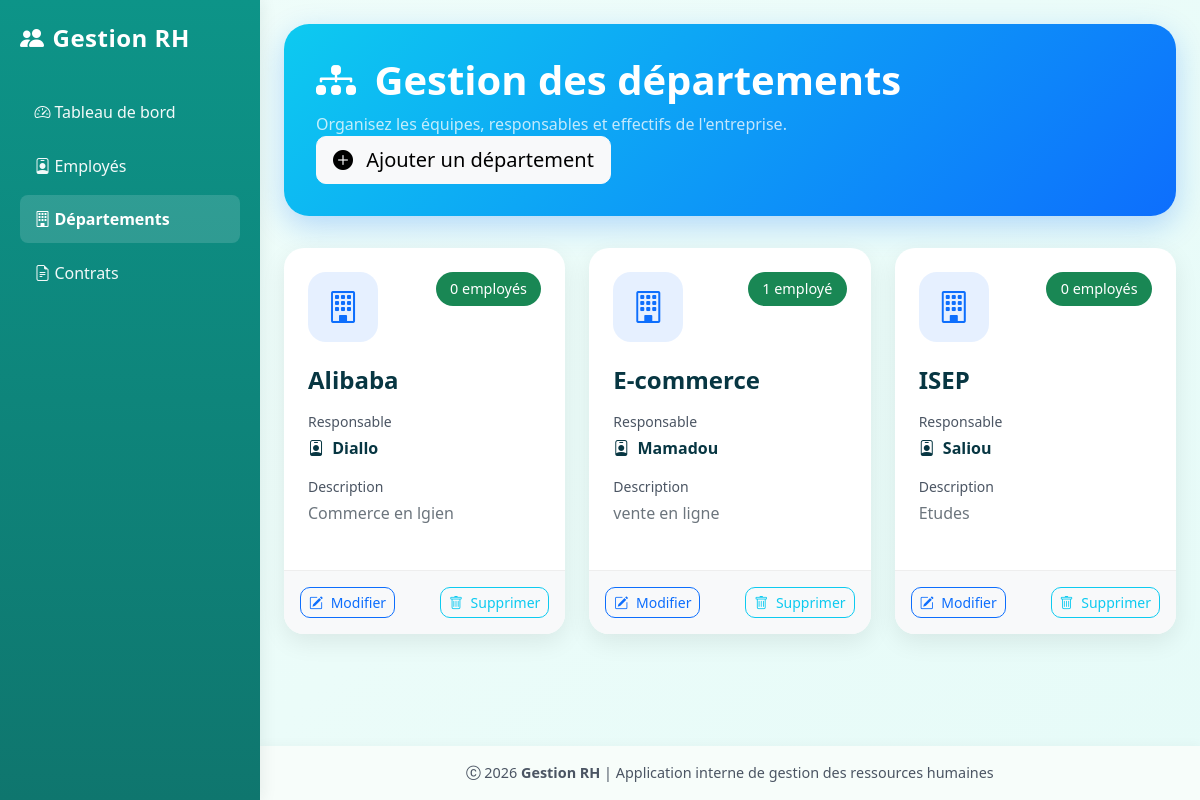
/departements/, run on the app's committed database.
### information_employees/models.py (models this page shows, shortened)
class Departement(models.Model):
    nom = models.CharField(max_length=120, unique=True)
    description = models.TextField(blank=True)
    responsable = models.CharField(max_length=150, blank=True)
    date_creation = models.DateField(auto_now_add=True)
    class Meta:
        ordering = ["nom"]
        verbose_name = "departement"
        verbose_name_plural = "departements"

### information_employees/views.py (the view)
# urls.py: path("departements/", views.VueListeDepartements.as_view(), name="departement_list"),
class VueListeDepartements(ListView):
    model = Departement
    template_name = "information_employees/departement_list.html"
    context_object_name = "departements"
    def get_queryset(self):
        return Departement.objects.annotate(total_employes=Count("employes"))

### information_employees/templates/information_employees/departement_list.html (shortened to what this page needs)
{% extends 'information_employees/base.html' %}
{% block content %}
<div class="page-header">
<div class="d-flex justify-content-between align-items-center flex-wrap">
    <div>
        <h1 class="fw-bold mb-2">
            <i class="bi bi-diagram-3-fill me-2"></i>
            Gestion des départements
        </h1>
        <p class="mb-0 opacity-75">
            Organisez les équipes, responsables et effectifs de l'entreprise.
        </p>
    </div>
    <a href="{% url 'departement_create' %}"
       class="btn btn-light btn-lg mt-3 mt-md-0">
        <i class="bi bi-plus-circle-fill me-2"></i>
        Ajouter un département
    </a>
</div>
</div>
<div class="row g-4">
{% for departement in departements %}
<div class="col-md-6 col-xl-4">
    <div class="card department-card">
        <div class="card-body p-4">
            <div class="d-flex justify-content-between align-items-start mb-4">
                <div class="department-icon">
                    <i class="bi bi-building"></i>
                </div>
                <span class="badge bg-success stats-badge">
                    {{ departement.total_employes }}
                    employé{{ departement.total_employes|pluralize }}
                </span>
            </div>
            <h4 class="fw-bold mb-3">
                {{ departement.nom }}
            </h4>
            <div class="mb-3">
                <small class="text-muted d-block mb-1">
                    Responsable
                </small>
                <div class="fw-semibold">
                    {% if departement.responsable %}
                        <i class="bi bi-person-badge me-1"></i>
                        {{ departement.responsable }}
                    {% else %}
                        <span class="text-muted">
                            Non attribué
                        </span>
                    {% endif %}
                </div>
            </div>
            <div class="department-description">
                <small class="text-muted d-block mb-1">
                    Description
                </small>
                <p class="mb-0 text-secondary">
                    {{ departement.description|truncatechars:120|default:"Aucune description disponible." }}
                </p>
            </div>
        </div>
        <div class="card-footer card-footer-custom p-3">
            <div class="d-flex justify-content-between">
                <a href="{% url 'departement_update' departement.pk %}"
                   class="btn btn-outline-primary btn-sm">
                    <i class="bi bi-pencil-square me-1"></i>
                    Modifier
                </a>
                <a href="{% url 'departement_delete' departement.pk %}"
                   class="btn btn-outline-danger btn-sm">
                    <i class="bi bi-trash me-1"></i>
                    Supprimer
                </a>
            </div>
        </div>
    </div>
</div>
{% endfor %}
</div>
{% endblock %}

### information_employees/templates/information_employees/base.html (style rules this page uses)
:root { --bg-start: #f0fdfa; --bg-end: #e6fbf8; --navbar-start: #0d9488; --navbar-end: #0f766e; --hero-start: #0d9488; --hero-end: #0f766e; --accent: #075985; --text-dark: #073642; --muted: #4b5563; --card-bg: #ffffff; --card-border: rgba(7,54,66,0.06); --footer-bg: #f7fdfa; }
body { min-height: 100vh; display: flex; background: linear-gradient(135deg, var(--bg-start), var(--bg-end)); font-family: 'Segoe UI', Tahoma, Geneva, Verdana, sans-serif; color: var(--text-dark); }
.card { border: 1px solid var(--card-border); border-radius: 15px; background: var(--card-bg); box-shadow: 0 5px 15px rgba(2,6,23,0.04); transition: 0.3s; color: var(--text-dark); }
a { color: var(--accent); }
.text-muted { color: var(--muted) !important; }
button, .btn { border-radius: 10px; }

### information_employees/templates/information_employees/departement_list.html (style rules this page uses)
.page-header { background:linear-gradient(135deg,#0dcaf0,#0d6efd); color:white; border-radius:25px; padding:2rem; margin-bottom:2rem; box-shadow:0 10px 30px rgba(13,110,253,.25); }
.department-card { border:none; border-radius:20px; overflow:hidden; transition:all .3s ease; box-shadow:0 8px 25px rgba(0,0,0,.08); height:100%; }
.department-icon { width:70px; height:70px; border-radius:18px; background:rgba(13,110,253,.1); color:#0d6efd; display:flex; align-items:center; justify-content:center; font-size:2rem; }
.department-description { min-height:70px; }
.stats-badge { font-size:.9rem; padding:.6rem .9rem; border-radius:50px; background:#0dcaf0; color:#fff; font-weight:500; }
.card-footer-custom { background:#f8f9fa; border-top:1px solid #eee; }
.btn-outline-primary { color:#0d6efd; border-color:#0d6efd; }
.btn-outline-danger { color:#0dcaf0; border-color:#0dcaf0; }

### data on the page
Departement: total_employes "0", nom "Alibaba", responsable "Diallo", description "Commerce en lgien"
Departement: total_employes "1", nom "E-commerce", responsable "Mamadou", description "vente en ligne"
Departement: total_employes "0", nom "ISEP", responsable "Saliou", description "Etudes"
